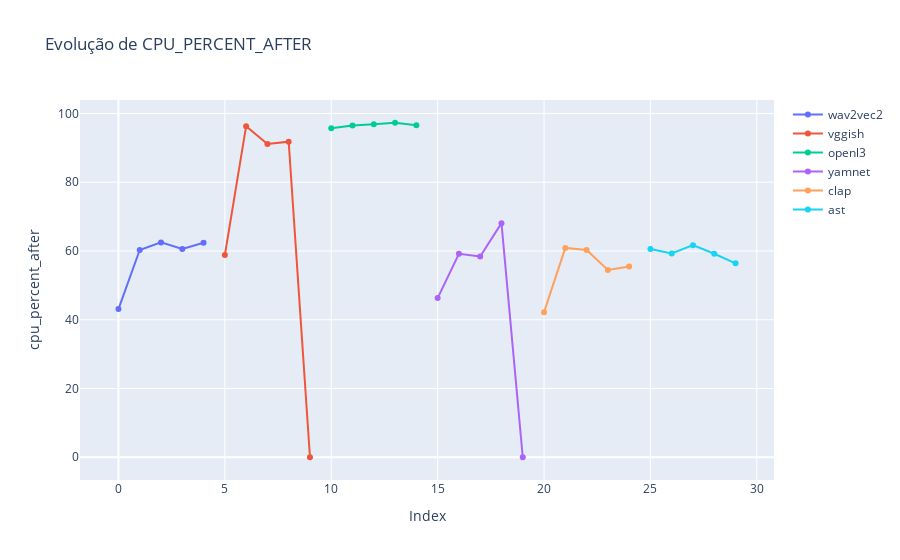
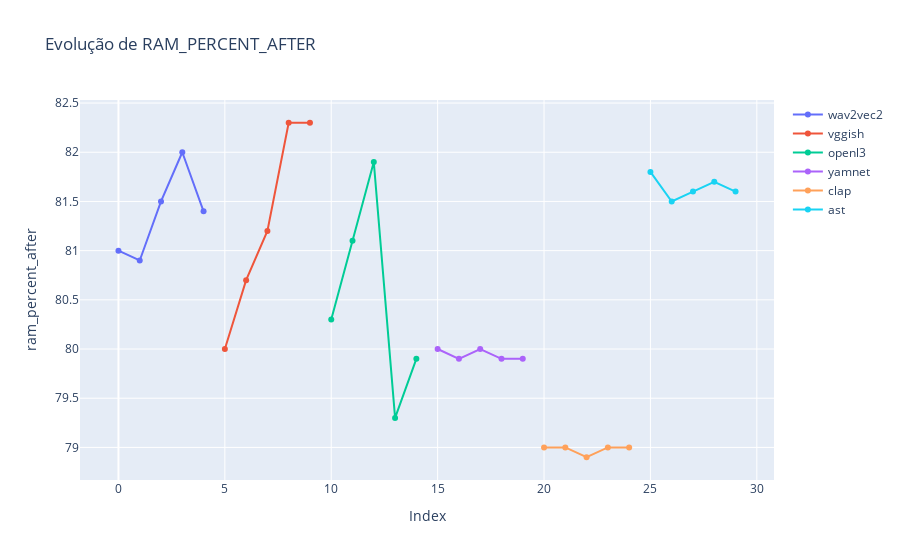
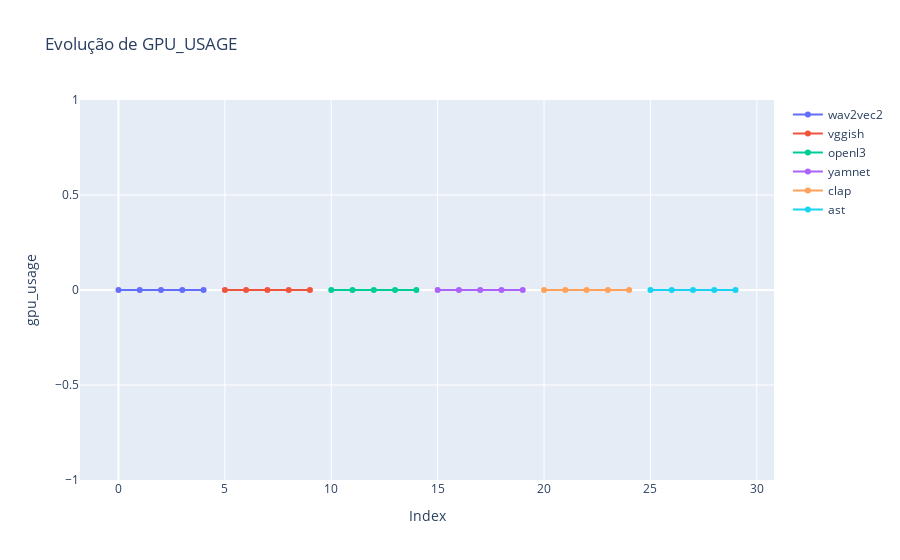

These figures' notebook cell, in order:
### Markdown cell above
### 7º EXPLICAR EVOLUÇÃO DOS RECURSOS

### Code cell
# 📈 Evolução dos recursos (CPU, RAM, GPU)
recursos = ['cpu_percent_after', 'ram_percent_after', 'gpu_usage']
for recurso in recursos:
    fig = go.Figure()
    for modelo in df['modelo'].unique():
        subset = df[df['modelo'] == modelo]
        fig.add_trace(go.Scatter(x=subset.index, y=subset[recurso], mode='lines+markers', name=modelo))
    fig.update_layout(title=f'Evolução de {recurso.upper()}', xaxis_title='Index', yaxis_title=recurso)
    fig.show()

### Figure 1 — Plotly figure (JSON) as saved in the notebook; plotly's stock layout.template omitted (floating-point values rounded to 4 significant figures)
{"data": [{"mode": "lines+markers", "name": "wav2vec2", "type": "scatter", "x": [0, 1, 2, 3, 4], "y": [43.1, 60.3, 62.5, 60.6, 62.4]}, {"mode": "lines+markers", "name": "vggish", "type": "scatter", "x": [5, 6, 7, 8, 9], "y": [58.8, 96.3, 91.1, 91.8, 0.0]}, {"mode": "lines+markers", "name": "openl3", "type": "scatter", "x": [10, 11, 12, 13, 14], "y": [95.7, 96.5, 96.9, 97.3, 96.6]}, {"mode": "lines+markers", "name": "yamnet", "type": "scatter", "x": [15, 16, 17, 18, 19], "y": [46.3, 59.2, 58.4, 68.1, 0.0]}, {"mode": "lines+markers", "name": "clap", "type": "scatter", "x": [20, 21, 22, 23, 24], "y": [42.2, 60.9, 60.3, 54.5, 55.5]}, {"mode": "lines+markers", "name": "ast", "type": "scatter", "x": [25, 26, 27, 28, 29], "y": [60.6, 59.3, 61.7, 59.2, 56.4]}], "layout": {"title": {"text": "Evolução de CPU_PERCENT_AFTER"}, "xaxis": {"title": {"text": "Index"}}, "yaxis": {"title": {"text": "cpu_percent_after"}}}}

### Figure 2 — Plotly figure (JSON) as saved in the notebook; plotly's stock layout.template omitted (floating-point values rounded to 4 significant figures)
{"data": [{"mode": "lines+markers", "name": "wav2vec2", "type": "scatter", "x": [0, 1, 2, 3, 4], "y": [81.0, 80.9, 81.5, 82.0, 81.4]}, {"mode": "lines+markers", "name": "vggish", "type": "scatter", "x": [5, 6, 7, 8, 9], "y": [80.0, 80.7, 81.2, 82.3, 82.3]}, {"mode": "lines+markers", "name": "openl3", "type": "scatter", "x": [10, 11, 12, 13, 14], "y": [80.3, 81.1, 81.9, 79.3, 79.9]}, {"mode": "lines+markers", "name": "yamnet", "type": "scatter", "x": [15, 16, 17, 18, 19], "y": [80.0, 79.9, 80.0, 79.9, 79.9]}, {"mode": "lines+markers", "name": "clap", "type": "scatter", "x": [20, 21, 22, 23, 24], "y": [79.0, 79.0, 78.9, 79.0, 79.0]}, {"mode": "lines+markers", "name": "ast", "type": "scatter", "x": [25, 26, 27, 28, 29], "y": [81.8, 81.5, 81.6, 81.7, 81.6]}], "layout": {"title": {"text": "Evolução de RAM_PERCENT_AFTER"}, "xaxis": {"title": {"text": "Index"}}, "yaxis": {"title": {"text": "ram_percent_after"}}}}

### Figure 3 — Plotly figure (JSON) as saved in the notebook; plotly's stock layout.template omitted (floating-point values rounded to 4 significant figures)
{"data": [{"mode": "lines+markers", "name": "wav2vec2", "type": "scatter", "x": [0, 1, 2, 3, 4], "y": [0, 0, 0, 0, 0]}, {"mode": "lines+markers", "name": "vggish", "type": "scatter", "x": [5, 6, 7, 8, 9], "y": [0, 0, 0, 0, 0]}, {"mode": "lines+markers", "name": "openl3", "type": "scatter", "x": [10, 11, 12, 13, 14], "y": [0, 0, 0, 0, 0]}, {"mode": "lines+markers", "name": "yamnet", "type": "scatter", "x": [15, 16, 17, 18, 19], "y": [0, 0, 0, 0, 0]}, {"mode": "lines+markers", "name": "clap", "type": "scatter", "x": [20, 21, 22, 23, 24], "y": [0, 0, 0, 0, 0]}, {"mode": "lines+markers", "name": "ast", "type": "scatter", "x": [25, 26, 27, 28, 29], "y": [0, 0, 0, 0, 0]}], "layout": {"title": {"text": "Evolução de GPU_USAGE"}, "xaxis": {"title": {"text": "Index"}}, "yaxis": {"title": {"text": "gpu_usage"}}}}
